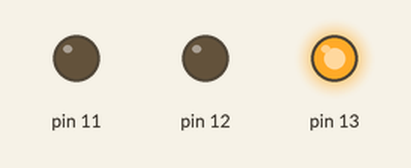
Recording of a sketch running on a simulated Arduino Uno, built with avr-gcc and run on an emulated ATmega328P. Parts: output pins drawn as LEDs (lit = HIGH).

Above: at 1.5 s.
At 4.5 s:
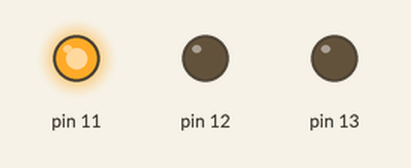
At 6.5 s:
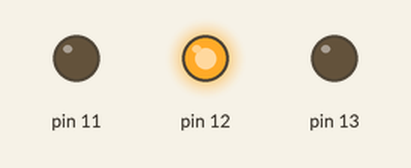
Timing chart, 0 to 9.1 s (numbered marks = the images above):
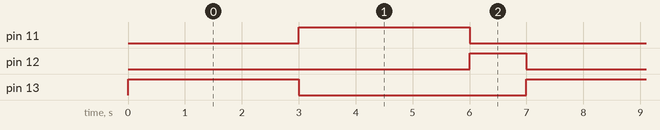

The sketch:

semaforo.ino
```cpp
// Sesion 3 - El semaforo
// Tres LEDs con sus resistencias de 220 ohm:
// rojo en el pin 13, amarillo en el 12, verde en el 11.
// ¡Todos comparten el mismo GND!

void setup() {
  pinMode(13, OUTPUT);
  pinMode(12, OUTPUT);
  pinMode(11, OUTPUT);
}

void loop() {
  // luz roja: 3 segundos
  digitalWrite(13, HIGH);
  delay(3000);
  digitalWrite(13, LOW);
  // luz verde: 3 segundos
  digitalWrite(11, HIGH);
  delay(3000);
  digitalWrite(11, LOW);
  // amarilla: 1 segundo
  digitalWrite(12, HIGH);
  delay(1000);
  digitalWrite(12, LOW);
}
```

Measured:
- by itself, pin 11, pin 13: alternates HIGH for 3.0 s and LOW for 4.0 s
- by itself, pin 12: alternates HIGH for 1.0 s and LOW for 6.0 s
- by itself, everything shown: repeats every 7.0 s, in 4 steps
